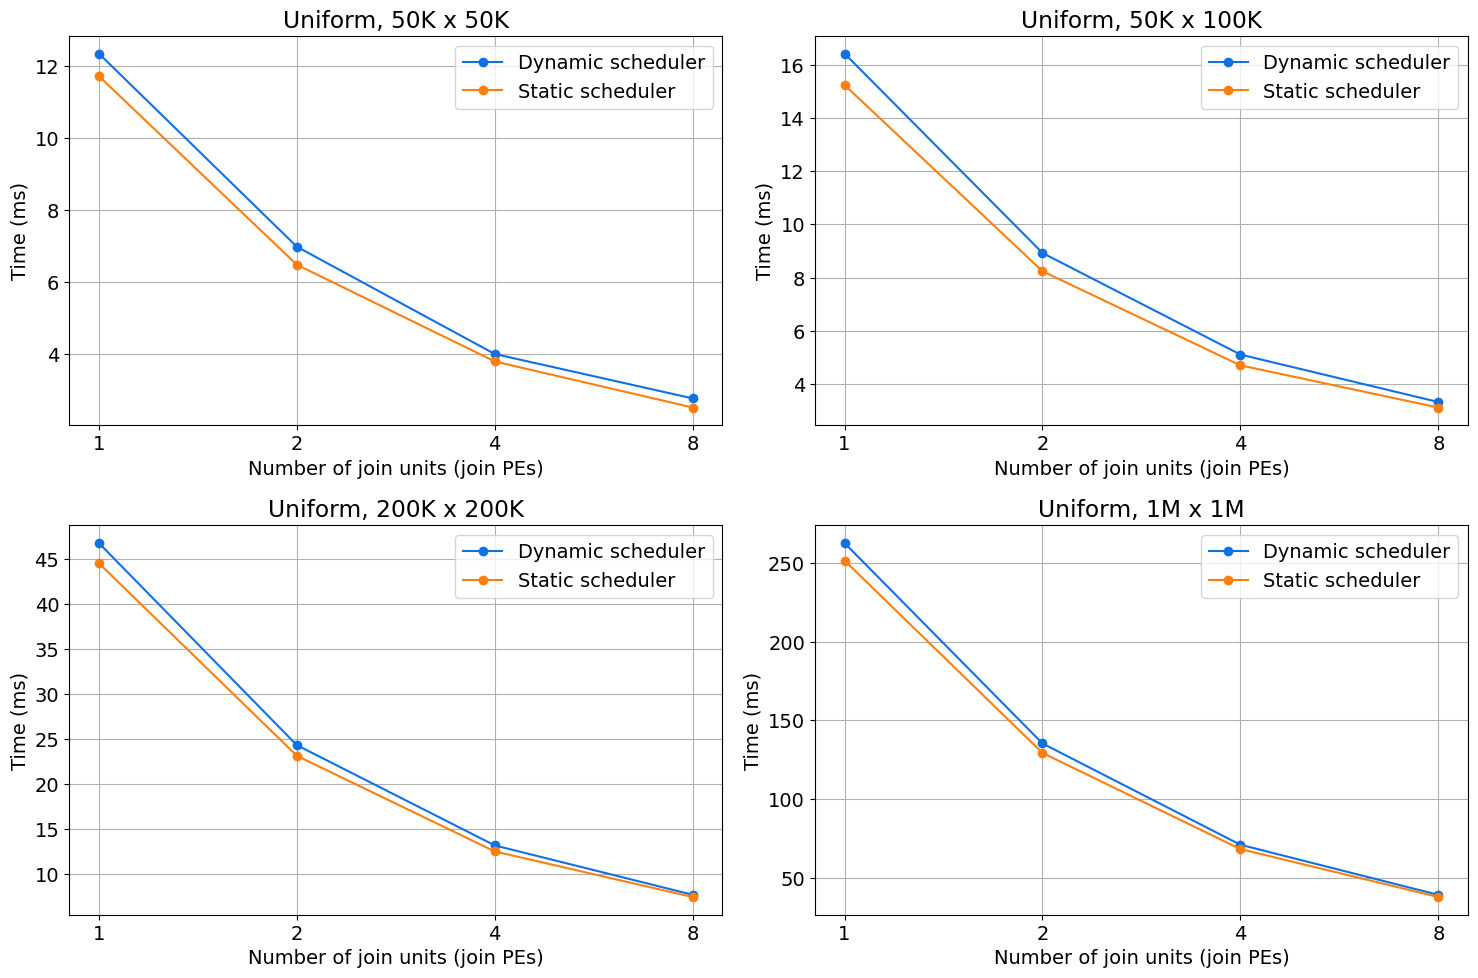

Reproduce this figure in Python.
from process import load_results
import numpy as np
import matplotlib.pyplot as plt


def visualise_times(data):
    plt.rcParams.update({'font.size': 14})

    time_metric = 'total_time'

    test_descriptions = list(data['dynamic'].keys())

    fig, axes = plt.subplots(2, 2, figsize=(15, 10))
    axes = axes.flatten()

    for i, test_desc in enumerate(test_descriptions):
        ax = axes[i]

        dynamic_versions = []
        dynamic_times = []
        static_times = []

        for entry in data['dynamic'][test_desc]:
            dynamic_versions.append(entry['version'])
            dynamic_times.append(np.mean(entry['times'][time_metric]))

        for entry in data['static'][test_desc]:
            static_times.append(np.mean(entry['times'][time_metric]))

        # Sort the versions and corresponding times
        sorted_indices = np.argsort(dynamic_versions)
        dynamic_versions = np.array(dynamic_versions)[sorted_indices]
        dynamic_times = np.array(dynamic_times)[sorted_indices]
        static_times = np.array(static_times)[sorted_indices]

        ax.plot(dynamic_versions.astype('str'), dynamic_times, label='Dynamic scheduler', color='#1071e5', marker='o')
        # ax.plot(dynamic_versions.astype('str'), static_times, label='Static scheduler', color='goldenrod', marker='o')
        ax.plot(dynamic_versions.astype('str'), static_times, label='Static scheduler', color='#ff7f0e', marker='o')

        ax.set_title(test_desc)
        ax.set_xlabel('Number of join units (join PEs)')
        ax.set_ylabel('Time (ms)')
        ax.grid(True)
        ax.legend()

    plt.tight_layout()
    plt.savefig("dynamic_vs_static.png", bbox_inches='tight')
    plt.show()


if __name__ == "__main__":
    dynamic_data = load_results("osm.json")
    static_data = load_results("../pbsm_static/osm.json")

    data = {
        "dynamic": dynamic_data,
        "static": static_data
    }

    visualise_times(data)

    dynamic_data = load_results("uniform.json")
    static_data = load_results("../pbsm_static/uniform.json")

    data = {
        "dynamic": dynamic_data,
        "static": static_data
    }

    visualise_times(data)
